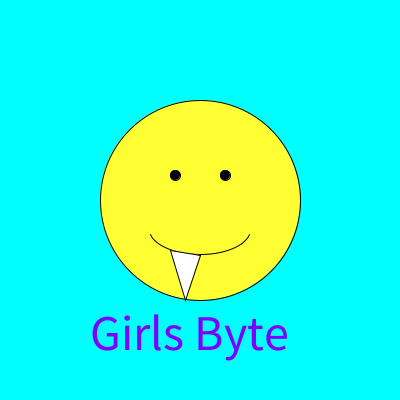
Frame 1 (no input)
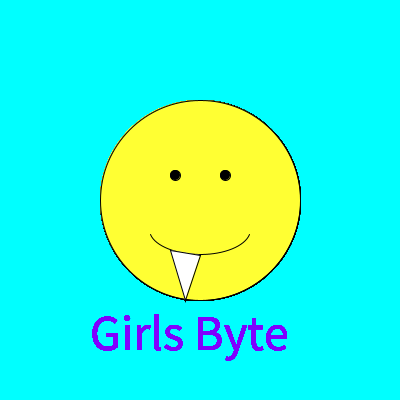
Frame 60 (the mouse pressed at the canvas centre just before this capture)
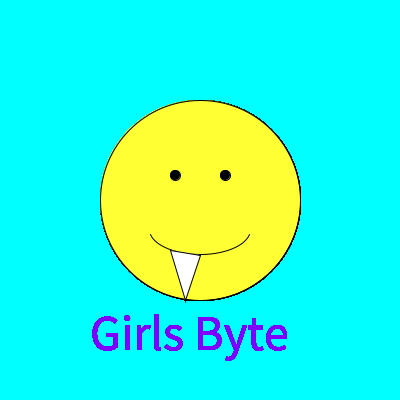
Frame 120 (the mouse held since frame 60 and released just before this capture)

The Processing sketch that drew these frames (run headless with seeded random() and noise(); from frame 60 on, the mouse is pressed at the canvas centre):

// Processing sketch: processing_172373
// ── processing_172373.pde

void setup() {
background(0,255,255);
size(400,400);
}

void draw() {
fill(255,255,51);
ellipse(200,200,200,200);
fill(0,0,0);
ellipse(175,175,10,10);
ellipse(225,175,10,10);
noFill();
arc(200,230,100,50, 0.2, PI - 0.2);
fill(127,0,255);
textSize(50);
text("Girls Byte", 90,350);
fill(255,255,255);
triangle(185,300,170,250,200,255);
}
